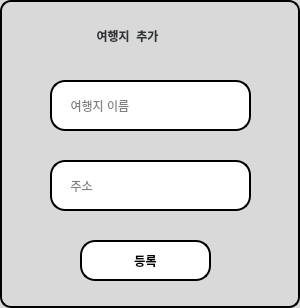
<?xml version="1.0" encoding="UTF-8"?>
<ui version="4.0">
 <class>addvacation</class>
 <widget class="QDialog" name="addvacation">
  <property name="geometry">
   <rect>
    <x>0</x>
    <y>0</y>
    <width>300</width>
    <height>308</height>
   </rect>
  </property>
  <property name="windowTitle">
   <string>Dialog</string>
  </property>
  <property name="styleSheet">
   <string notr="true">background-color:rgb(217,217,217); border:2px solid #000;  border-radius:11px;</string>
  </property>
  <widget class="QLineEdit" name="lineEdit">
   <property name="geometry">
    <rect>
     <x>50</x>
     <y>80</y>
     <width>201</width>
     <height>51</height>
    </rect>
   </property>
   <property name="styleSheet">
    <string notr="true">background-color:#fff; border:2px solid #000;  border-radius:15px;</string>
   </property>
   <property name="placeholderText">
    <string>     여행지 이름</string>
   </property>
  </widget>
  <widget class="QLineEdit" name="lineEdit_2">
   <property name="geometry">
    <rect>
     <x>50</x>
     <y>160</y>
     <width>201</width>
     <height>51</height>
    </rect>
   </property>
   <property name="toolTip">
    <string>&lt;html&gt;&lt;head/&gt;&lt;body&gt;&lt;p&gt;background-color:#fff; border:2px solid #000;  border-radius:15px;&lt;/p&gt;&lt;/body&gt;&lt;/html&gt;</string>
   </property>
   <property name="styleSheet">
    <string notr="true">background-color:#fff; border:2px solid #000;  border-radius:15px;</string>
   </property>
   <property name="placeholderText">
    <string>     주소</string>
   </property>
  </widget>
  <widget class="QPushButton" name="pushButton">
   <property name="geometry">
    <rect>
     <x>80</x>
     <y>240</y>
     <width>131</width>
     <height>41</height>
    </rect>
   </property>
   <property name="styleSheet">
    <string notr="true">QPushButton{
background-color:#fff; border:2px solid #000;  border-radius:15px;
font: 57 11pt &quot;Ubuntu&quot;;
font-weight:600;
}
QPushButton:hover{
background-color: rgb(85, 87, 83);
color:white;
border-radius:5px;
}</string>
   </property>
   <property name="text">
    <string>등록</string>
   </property>
  </widget>
  <widget class="QLabel" name="label">
   <property name="geometry">
    <rect>
     <x>90</x>
     <y>20</y>
     <width>121</width>
     <height>31</height>
    </rect>
   </property>
   <property name="styleSheet">
    <string notr="true">font:bold;
border:none;
color: rgb(46, 52, 54);
font: 57 15pt &quot;Ubuntu&quot;;
font-weight:600;</string>
   </property>
   <property name="text">
    <string>  여행지  추가</string>
   </property>
  </widget>
 </widget>
 <resources/>
 <connections/>
</ui>
